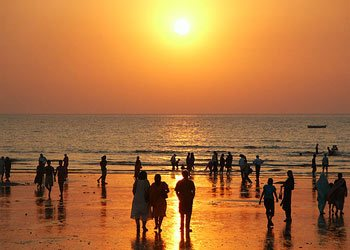
#> input picture Module3/RandomImages/Image1.jpg, 350 x 250 px; its folder holds 4 pictures in this run
$ jupyter execute --allow-errors Assignment3.ipynb   (shell and % lines are left out)
#> lines starting #> are read from the running program, lines starting #| are printed output that depends on the picture
[cell 1]
%pylab inline
from PIL import Image
import os
import pandas as pd
import pylab as pl

[cell 2]
def load_images(img_dir, grayscale=False):
    """Loads images from within a specified directory.

    Args:
      img_dir (str): The directory from which to load (.jpg) images.
      grayscale (bool): Whether to convert the image into grayscale. Defaults to False.

    Returns:
      images: An array of image objects loaded from the specified directory

    """
#> called with img_dir = 'Module3/images', grayscale = False
#> call 2 of load_images, with img_dir = 'Module3/RandomImages', grayscale = False
#> in load_images, im is the input picture: PIL image 350x250 RGB; mean R, G, B 174.1, 114.1, 62.2
#> in load_images (call 2), `im = im.resize((100, 100))`:
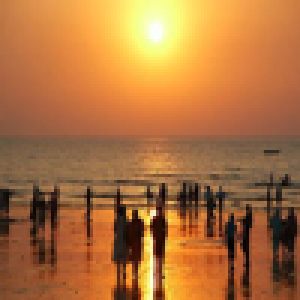
#> im: PIL image 100x100 RGB (shown 3 times larger); mean R, G, B 174.1, 114.1, 62.2
    images = []

    for file in os.listdir(img_dir):
        if file.endswith(".jpg"):
            im = Image.open(os.path.join(img_dir, file))

            im = im.resize((100, 100))

            if grayscale:
                im = np.array(im, dtype=np.float64) / 255

                # Convert image to grayscale
                r, g, b = im[:,:,0], im[:,:,1], im[:,:,2]
                gray = 0.2989*r + 0.5870*g + 0.1140*b
                im = gray.reshape((1, -1))[0]

            images.append(im)
#> pass 2 of the loop in load_images, `for file in os.listdir(img_dir):`:
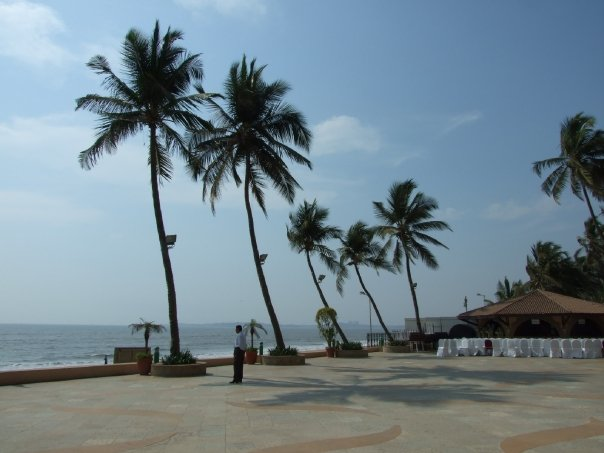
#> input picture Module3/RandomImages/Image2.jpg, 604 x 453 px
#> in load_images, im is the input picture: PIL image 604x453 RGB; mean R, G, B 115, 133.2, 143.2
#> in load_images (call 2), `im = im.resize((100, 100))`:
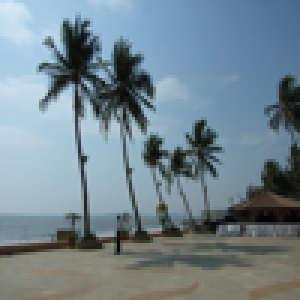
#> im: PIL image 100x100 RGB (shown 3 times larger); mean R, G, B 115, 133.2, 143.2
#> pass 3 of the loop in load_images, `for file in os.listdir(img_dir):`:
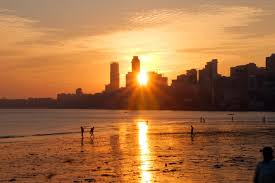
#> input picture Module3/RandomImages/Image3.jpg, 275 x 183 px
#> in load_images, im is the input picture: PIL image 275x183 RGB; mean R, G, B 166.8, 112.5, 66.8
#> in load_images (call 2), `im = im.resize((100, 100))`:
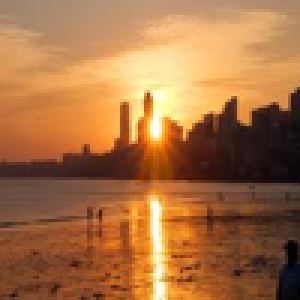
#> im: PIL image 100x100 RGB (shown 3 times larger); mean R, G, B 166.8, 112.5, 66.8
#> the loop made 4 passes; the first 3 are shown

    return images

def plot_image_space(images, X, title="Projection of the Images into 2 Dimensions"):
    """Generates and shows a plot of images in a feature space.

    A figure with one plot is generated. The plot displays the location of each image in
    relation to the image's feature values in the input feature space (X).

    Args:
      images (Image): An image.
      images (SciPy array): An array of SSQs, one computed for each k.

    """
#> called with title = 'Projection of original images'
    # min-max normalization
    x_min, x_max = np.min(X, axis=0), np.max(X, axis=0)
    X = (X - x_min) / (x_max - x_min)

    # Create a figure
    pl.figure(figsize=(16, 5))
    ax = pl.subplot(111)
    #ax.axis('off')

    # Generate picture thumbnails in the plot
    if hasattr(matplotlib.offsetbox, 'AnnotationBbox'):
        # only print thumbnails with matplotlib > 1.0
        for i in range(len(images)):
            imagebox = matplotlib.offsetbox.OffsetImage(images[i], zoom=.65)
            ab = matplotlib.offsetbox.AnnotationBbox(imagebox, X[i][0:2])
            ax.add_artist(ab)

    # Add figure labels and ticks
    pl.title(title, fontsize=16)
    pl.xticks([]), pl.yticks([])

    # Add figure bounds
    pl.ylim((np.min(X, axis=0)[1])-0.25,(np.max(X, axis=0)[1])+0.25)
    pl.xlim((np.min(X, axis=0)[0])-0.1,(np.max(X, axis=0)[0])+0.1)
